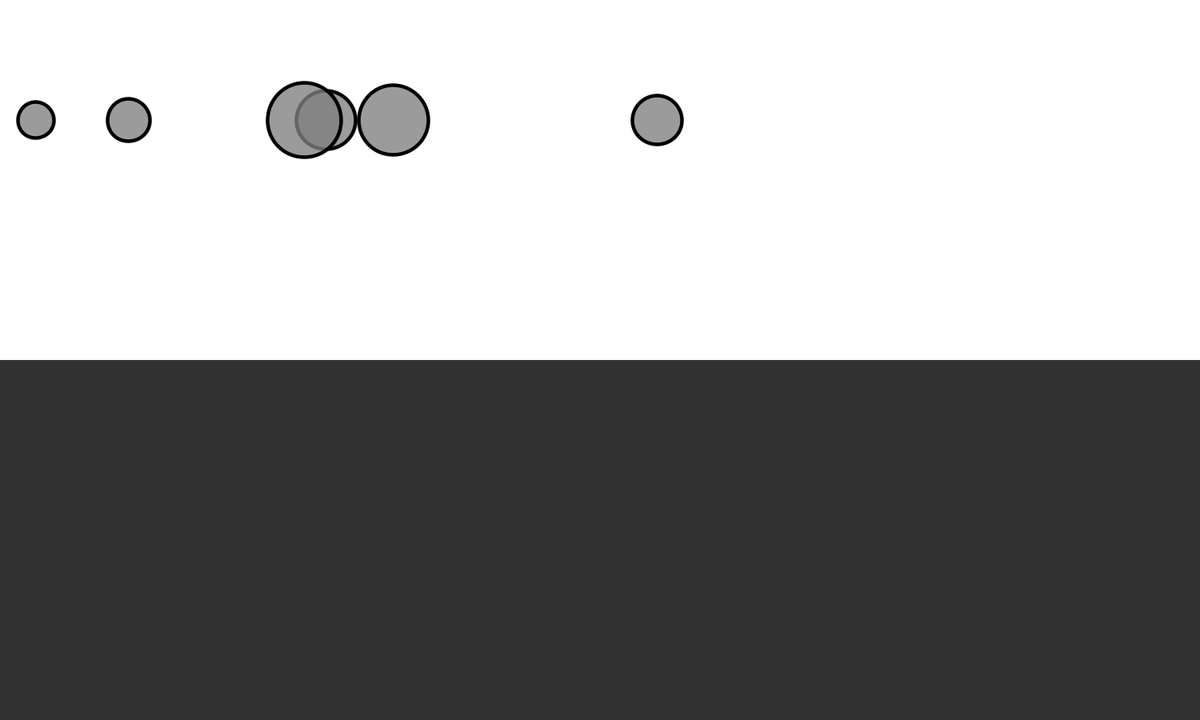
Frame 1 (no input)
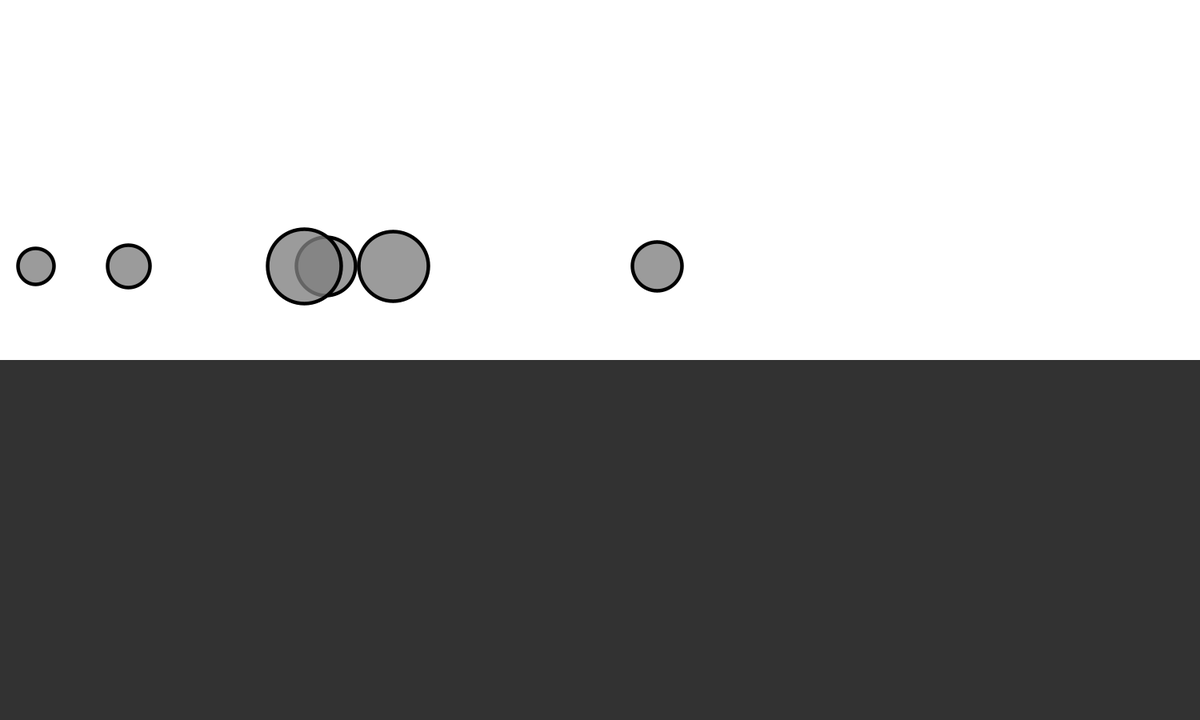
Frame 60 (the mouse pressed at the canvas centre just before this capture)
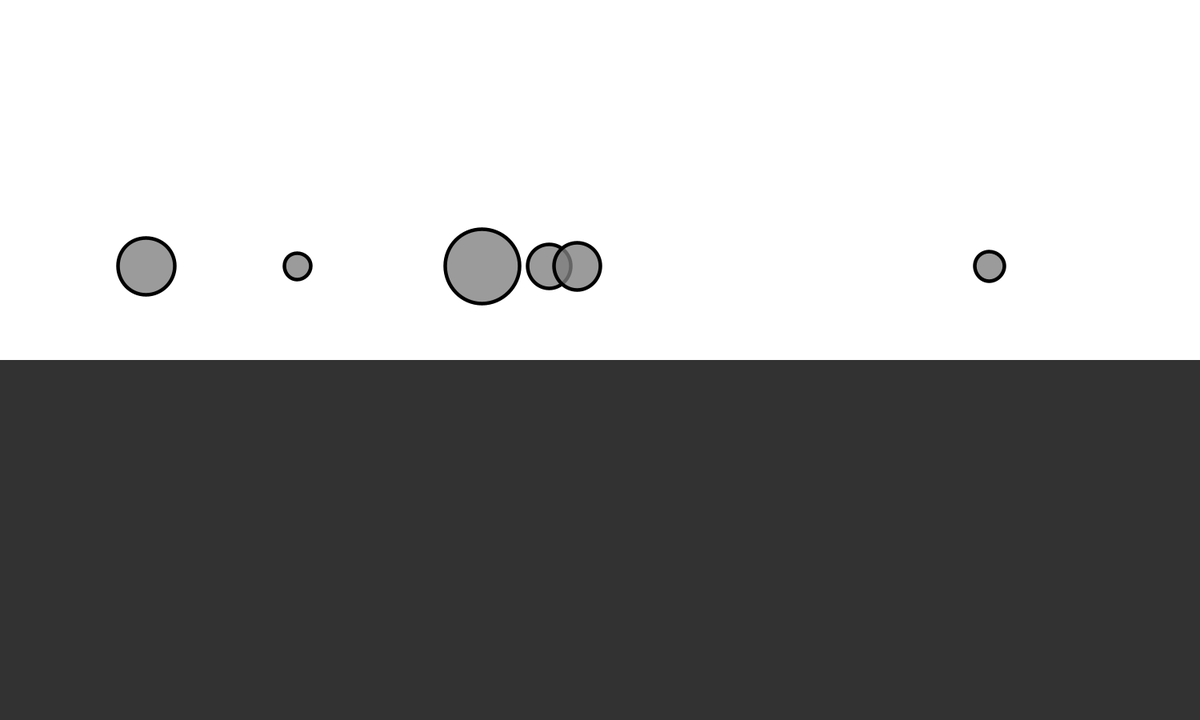
Frame 120 (the mouse held since frame 60 and released just before this capture)

The Processing sketch that drew these frames (run headless with seeded random() and noise(); from frame 60 on, the mouse is pressed at the canvas centre):

// Processing sketch: liquid_ball_prefer_
// ── liquid_ball_prefer_.pde
float m;
float x,y;
PVector liquidF;
PVector gratity;
movers []movers=new movers[6];
liquid liquid;
void setup(){
 size(1500,900);
 y=150;
 for(int i=0;i<=movers.length-1;i++)
 {
   m=map(random(1),0,1,2,6);
   x=map(random(1),0,1,(m*16)/2,width-(m*16)/2);
   movers[i]=new movers(x,y,m);
 }
 liquid=new liquid(0,height/2,width,height/2,0.1);
   }
   
void draw()
{
  background(255);
  liquid.show();
  for(int i=0;i<=movers.length-1;i++)
  {
    if(liquid.contain(movers[i]))
    {
      liquidF=liquid.liquid_forge(movers[i]);
      movers[i].forge(liquidF);  
    }
    gratity=new PVector(0,0.1*movers[i].mass);
    movers[i].forge(gratity);
    movers[i].location();
    movers[i].show();
    movers[i].check();
  }
}
void mousePressed()
{
  for(int i=0;i<=movers.length-1;i++)
 {
   m=map(random(1),0,1,2,6);
   x=map(random(1),0,1,(m*16)/2,width-(m*16)/2);
   movers[i]=new movers(x,y,m);
 }
}
// ── liquid.pde
class liquid
{
  float x;
  float y;
  float w;
  float h;
  float c;
  liquid(float x_,float y_,float w_,float h_,float c_)
  {
    x=x_;
    y=y_;
    w=w_;
    h=h_;
    c=c_;
  }
  
  void show()
  {
    fill(50);
    noStroke();
    rect(x,y,w,h);
  }
  
  
  boolean contain(movers m)
  {
    return (m.location.y>height/2-(m.mass*16)/2&&m.location.y<=height-(m.mass*16)/2);
  }
  
  
  PVector liquid_forge(movers f)
  {
    float V=f.speed.mag();
    float speedv=-V*V*c;
    PVector F=f.speed.get();
    F.normalize();
    F.mult(speedv);
    return F;
  }
}
// ── movers.pde
class movers
{
  PVector location;
  PVector speed;
  PVector jspeed;
  float mass;
  movers(float x,float y,float m)
  {
    mass=m;
    location=new PVector(x,y);
    speed=new PVector (0,0);
    jspeed=new PVector(0,0);
  }
  
  void forge(PVector F)
  {
    F=PVector.div(F,mass);
    jspeed.add(F);
  }
  
  void location()
  {
    speed.add(jspeed);
    location.add(speed);
    jspeed.mult(0);
  }
  
  void show()
  {
    stroke(0);
    strokeWeight(2*2.25);
    fill(127,200);
    ellipse(location.x,location.y,mass*16,mass*16);
  }
  
  void check()
  {
    if(location.y>=height-(mass*16)/2)
    {
     speed.y*=-1;
     location.y=(height-(mass*16)/2);
    }
  }

}
